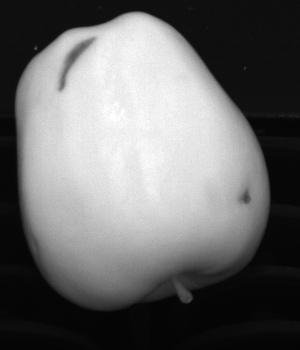
#> input picture fruit-inspection/dataset/first task/C0_000001.png, 300 x 350 px, found by its file name; the run also reads 1 picture not shown here
$ jupyter execute --allow-errors fruit-inspection.ipynb   (shell and % lines are left out)
#> lines starting #> are read from the running program, lines starting #| are printed output that depends on the picture; after the words box and inside, x2 and y2 are one past the last pixel; in counts of white or black regions, pixels touching at a corner belong together
<h1><center>IPCV Project (Fruit Inspection)</center></h1>
<center>Students should develop a software system aimed at locating defects and imperfections on fruits.</center>
<br>

<h3><center>By: Gee Jun Hui Leonidas Yunani</center></h3>
<center>Email: leonidas.gee@studio.unibo.it</center>
<center>Academic Year: 2020 / 2021</center>

## Overall Task
Students should develop a software system aimed at locating defects and imperfections on fruits. Each fruit is acquired through a NIR (Near Infra-Red) and a color camera with little parallax effect.

[cell 1]
# Import the necessary libraries
import cv2
import numpy as np
from scipy.spatial.distance import mahalanobis
import matplotlib.patches as patches
from matplotlib import pyplot as plt

## First Task: Fruit Segmentation and Defect Detection

Students should:
- Outline the fruit by generating a binary mask
- Search for the defects on each fruit

[cell 2]
# Define the load images function
def loadImg(loc, img_lst, colour=None):
#> called with loc = 'fruit-inspection-images/first task', colour = 'gray'
    plt.figure(figsize=(15, 15))

    # Number of rows required per 3 images
    num_img = len(img_lst)
    row = int(np.ceil(num_img / 3))

    load_lst = []
    for i, img in enumerate(img_lst):
        # Read and plot gray or coloured image
        plt.subplot(row, 3, i+1)
        filename = loc + '/' + img

        if colour == 'gray':
            load_img = cv2.imread(filename, cv2.IMREAD_GRAYSCALE)
#> load_img is the input picture: shape (350, 300); min 3, max 255, mean 106.4
            plt.imshow(load_img, 'gray')
        elif colour == 'colour':
            load_img = cv2.imread(filename)
            load_img = cv2.cvtColor(load_img, cv2.COLOR_BGR2RGB)
            plt.imshow(load_img)

        load_lst.append(load_img)
#> pass 2 of the loop in loadImg, `for i, img in enumerate(img_lst):`:
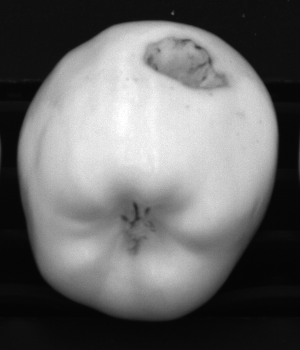
#> input picture fruit-inspection/dataset/first task/C0_000002.png, 300 x 350 px, found by its file name
#> in loadImg, load_img is the input picture: shape (350, 300); min 4, max 255, mean 105

    return load_lst

[cell 3]
# Load images for task 1 as grayscale
images = loadImg('fruit-inspection-images/first task',
                 ['C0_000001.png', 'C0_000002.png', 'C0_000003.png'],
                 'gray')
#> images = 3 items

## Outline the fruit by generating a binary mask

Otsu's thresholding is implemented with a bias that defaults to 1 if no value is given. The bias allows the adjustment of the thresholding to capture more areas of the defect if needed. However, this may cause the thresholding to also suffer in other areas of the image.

[cell 4]
# Define Otsu's thresholding function
def otsuThresh(img_lst, bias=1):
#> called with bias = 1
    plt.figure(figsize=(15, 15))

    # Number of rows required per 3 images
    num_img = len(img_lst)
#> num_img = 3
    row = int(np.ceil(num_img / 3))
#> row = 1

    th_lst = []
    for i, img in enumerate(img_lst):
        th, th_img = cv2.threshold(img, 0, 255, cv2.THRESH_BINARY + cv2.THRESH_OTSU)

        # Adjust the thresholding defined by Otsu using a bias
        desired_th = th * bias
        _, th_img = cv2.threshold(img, desired_th, 255, cv2.THRESH_BINARY)
        th_lst.append(th_img)

        plt.subplot(row, 3, i+1)
        plt.imshow(th_img, 'gray')
#> this loop made 3 passes
#> (th, desired_th) on passes 1 to 3: (109, 109), (98, 98), (104, 104)
#> pass 1, in otsuThresh, `th, th_img = cv2.threshold(img, 0, 255, cv2.THRESH_BINARY + cv2.THRESH..`:
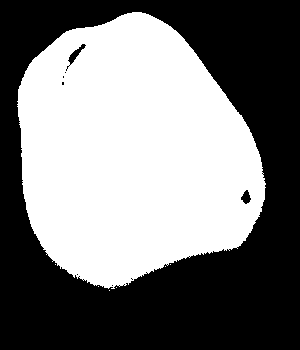
#> th_img: shape (350, 300); 48.1% white; 7 white regions (6 under 20 px), largest, box (x1, y1, x2, y2) and area: (17, 12, 266, 289) 50519
#> after the loop, th_lst = 3 items

    return th_lst

In the first case, as the outline of the fruit and not the defects is the goal, the images are binarised using Otsu's without a bias. This results in certain defects being imperfectly defined such as in image 2.

[cell 5]
# Threshold the images using Otsu's
binary = otsuThresh(images)
#> binary = 3 items

A closing binary morphology is used to reduce as much as possible the areas of the holes in each image. An appropriate sized structuring element must be chosen. For this, a simple 12 by 12 elliptical structuring element is used.

[cell 6]
# Define the binary morphology function
def binMorph(img_lst, morph_type, size):
#> called with morph_type = 'close', size = 12
    plt.figure(figsize=(15, 15))

    # Number of rows required per 3 images
    num_img = len(img_lst)
#> num_img = 3
    row = int(np.ceil(num_img / 3))
#> row = 1

    # Initialise an elliptical structuring element
    kernel = cv2.getStructuringElement(cv2.MORPH_ELLIPSE, (size, size))

    if morph_type == 'open':
        morph = cv2.MORPH_OPEN
    elif morph_type == 'close':
        morph = cv2.MORPH_CLOSE
    elif morph_type == 'border':
        morph = cv2.MORPH_GRADIENT

    morph_lst = []
    for i, img in enumerate(img_lst):
        # Apply open or close binary morphology
        res = cv2.morphologyEx(img, morph, kernel)
        morph_lst.append(res)

        plt.subplot(row, 3, i+1)
        plt.imshow(res, 'gray')
#> this loop made 3 passes
#> after the loop, morph_lst = 3 items

    return morph_lst

[cell 7]
# Use the closing binary morphology operator
morph = binMorph(binary, 'close', 12)
#> morph = 3 items

A morphological gradient which is the difference between the dilation and erosion of an image is used to obtain the edges of the fruits. For this a 3 by 3 elliptical structuring element is used.

[cell 8]
# Use the gradient binary morphology operator
edges = binMorph(morph, 'border', 3)
#> the loop in binMorph (call 2), `for i, img in enumerate(img_lst):` made 3 passes
#> edges = 3 items

## Search for the defects on each fruit

Utilising a bias of 1.4, a new threshold is computed to binarise the image. The bias better captures the defect especially in image 2. However, it also distorts other parts of the outline particularly at the bottom of image 2.

[cell 9]
# Threshold the images using Otsu's with a bias
binary = otsuThresh(images, 1.4)
#> the loop in otsuThresh (call 2), `for i, img in enumerate(img_lst):` made 3 passes
#> (th, desired_th) on passes 1 to 3: (109, 152.6), (98, 137.2), (104, 145.6)
#> pass 1, in otsuThresh (call 2), `_, th_img = cv2.threshold(img, desired_th, 255, cv2.THRESH_BINARY)`:
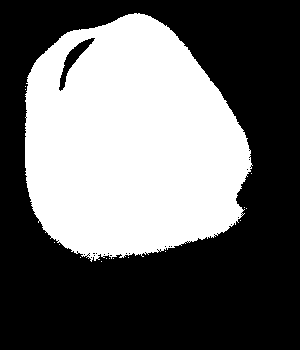
#> th_img: shape (350, 300); 40.6% white; 16 white regions (15 under 20 px), largest, box (x1, y1, x2, y2) and area: (25, 13, 253, 262) 42581

An opening binary morphology is used to remove small objects from the foreground for further component labelling. In this case, a 10 by 10 elliptical structuring element is used.

[cell 10]
# Use the opening binary morphology operator
morph = binMorph(binary, 'open', 10)

[cell 11]
# Use the gradient binary morphology operator
edges = binMorph(morph, 'border', 3)
#> the loop in binMorph (call 4), `for i, img in enumerate(img_lst):` made 3 passes
#> pass 1, in binMorph (call 4), `res = cv2.morphologyEx(img, morph, kernel)`:
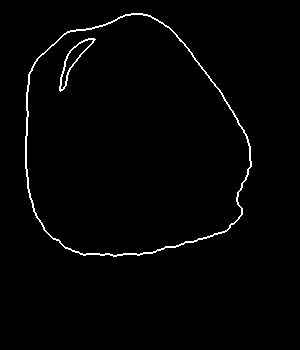
#> res: shape (350, 300); 1.5% white in thin lines or dots, all inside (x1, y1, x2, y2) = (25, 13, 252, 257)

Component labelling can be used to remove irrelevent edges that do not highlight the defects or at least parts of it. Since each component consists of a certain number of pixels, a threshold can be set to only keep components whose number of pixels are within an acceptable range (MIN to MAX).

[cell 12]
# Define the component labelling function
def compLabel(img, min_n, max_n):
    plt.figure(figsize=(10, 10))

    _, labels = cv2.connectedComponents(img)

    def colourLabel(labels):
        # Map component labels to hue val
        label_hue = np.uint8(179 * labels / (np.max(labels)+1))
        blank_ch = 255 * np.ones_like(label_hue)
        labeled_img = cv2.merge([label_hue, blank_ch, blank_ch])

        # Convert to BGR for display
        labeled_img = cv2.cvtColor(labeled_img, cv2.COLOR_HSV2BGR)

        # Set background label to black
        labeled_img[label_hue==0] = 0
        return labeled_img

    # Plot all initial component labels
    plt.subplot(1, 2, 1)
    plt.imshow(colourLabel(labels))

    # Keep component labels whose number of pixels is between the given range
    num = labels.max()
    for j in range(1, num + 1):
        pts =  np.where(labels == j)
        if len(pts[0]) < min_n or len(pts[0]) > max_n:
            labels[pts] = 0

    # Plot all reduced component labels
    plt.subplot(1, 2, 2)
    plt.imshow(colourLabel(labels))

    return labels

[cell 13]
# Label all the edges as components and reduce them using a range threshold
labels = []
for edge in edges:
    labels.append(compLabel(edge, 0, 600))
#> this loop made 3 passes
#> pass 1, in colourLabel, `labeled_img = cv2.cvtColor(labeled_img, cv2.COLOR_HSV2BGR)`:
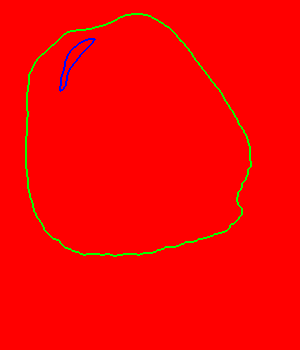
#> labeled_img: shape (350, 300, 3); mean B, G, R 0.6, 3.4, 251.2
#> after the loop, labels = 3 items
#> figure, not shown here; B, G, R data is drawn as R, G, B
#> figure, not shown here; B, G, R data is drawn as R, G, B
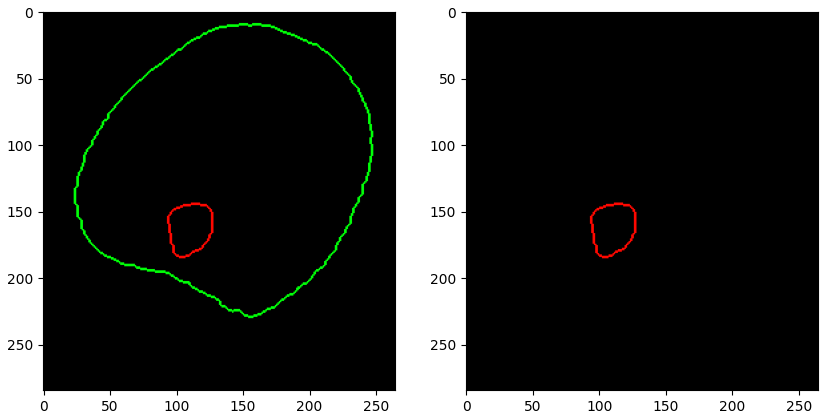
#> figure drawn by matplotlib, 2 panels; B, G, R data is drawn as R, G, B

The reduced number of component labels can be used to define the bounding box of the approximate location of the defect. However, depending on the initial thresholding, certain defects might not be definable such as the defect on the lower right corner of image 1.

[cell 14]
# Define the show defects function
def showDefects(img_lst, edg_lst, lbl_lst):
    plt.figure(figsize=(15, 15))

    # Number of rows required per 3 images
    num_img = len(img_lst)
#> num_img = 3
    row = int(np.ceil(num_img / 3))
#> row = 1

    for n in range(num_img):
        shape = img_lst[n].shape
        copy_img = img_lst[n].copy()

        # Plot the original image which will be drawn upon
        ax = plt.subplot(row, 3, n+1)
        if len(shape) == 2:
            plt.imshow(copy_img, 'gray')
        elif len(shape) == 3:
            plt.imshow(copy_img)

        copy_edg = edg_lst[n].copy()

        for j in range(shape[0]):
            for i in range(shape[1]):
                # Plot the contours of the reduced component labels
                if lbl_lst[n][j, i] != 0:
                    plt.plot(i, j, 'b.', markersize=1)

                # Remove irrelevent edges that are not needed for computing the bounding box
                elif lbl_lst[n][j, i] == 0:
                    copy_edg[j, i] = 0

        # Compute the top-left corner and dimensions of the bounding box
        x, y, w, h = cv2.boundingRect(copy_edg)

        # Draw the bounding box around the approximate defect location
        rect = patches.Rectangle((x, y), w, h, linewidth=1, edgecolor='r', facecolor='none')
        ax.add_patch(rect)
#> this loop made 3 passes
#> (x, y, w, h) on passes 1 to 3: (59, 38, 37, 54), (146, 39, 83, 51), (93, 144, 35, 42)
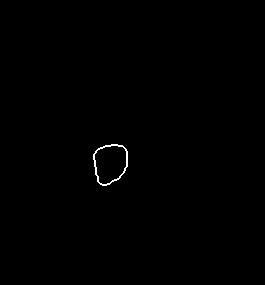
#> copy_edg: shape (285, 265); 0.29% white in thin lines or dots, all inside (x1, y1, x2, y2) = (93, 144, 128, 186)

[cell 15]
# Show all detected defects in the original images
showDefects(images, edges, labels)

## Second Task: Russet Detection

Students should identify the russet or at least some part of it with no false positive areas (if possible), in order to correctly classify the two fruits.

[cell 16]
# Load images for task 2
images = loadImg('fruit-inspection-images/second task',
                 ['C1_000004.png', 'C1_000005.png'],
                 'colour')
#> call 2 of loadImg, with loc = 'fruit-inspection-images/second task', colour = 'colour'
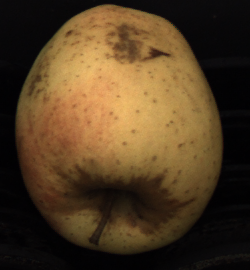
#> input picture fruit-inspection/dataset/second task/C1_000004.png, 250 x 270 px, found by its file name
#> in loadImg, load_img is the input picture: shape (270, 250, 3); mean B, G, R 34.7, 60.6, 81.8
#> pass 2 of the loop in loadImg, `for i, img in enumerate(img_lst):`:
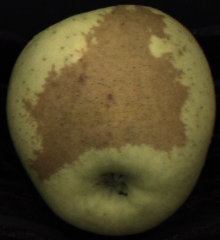
#> input picture fruit-inspection/dataset/second task/C1_000005.png, 220 x 240 px, found by its file name
#> in loadImg, load_img is the input picture: shape (240, 220, 3); mean B, G, R 40.3, 70.6, 80.5
#> images = 2 items

## Identifying the russet or at least some part of it with no false positive areas (if possible)

An area as representative of the foreground (ruset) must be chosen for the calculation of the Mahalanobis distance in the colour segmentation of the image.

[cell 17]
# Define the crop area function for finding the foreground median colour
def cropArea(img, left_x, left_y, width, height):
#> called with left_x = 80, left_y = 183, width = 76, height = 20
    plt.figure(figsize=(10, 10))

    # Plot the original image which will be drawn upon
    ax = plt.subplot(1, 2, 1)
    plt.imshow(img)

    # Draw a rectagular box around the cropped area
    rect = patches.Rectangle((left_x, left_y), width, height,
                             linewidth=1, edgecolor='orange',
                             facecolor='none')
    ax.add_patch(rect)

    # Get the cropped area of interest from the original image
    crop_img = img[int(left_y) : int(left_y + height),
                   int(left_x) : int(left_x + width), :]

    # Plot the cropped area
    ax = plt.subplot(1, 2, 2)
    plt.imshow(crop_img)

    return crop_img

[cell 18]
# Crop the area whose colours most represent the foreground (defect)
crop = cropArea(images[0], 80, 183, 76, 20)
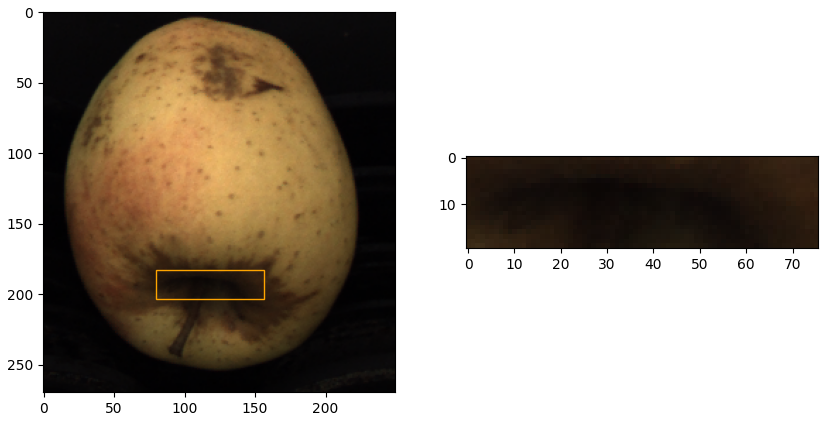
#> figure drawn by matplotlib, 2 panels

A threshold must also be chosen and adjusted to segment the image such that as much of the foreground is captured while leaving out as much of the background.

[cell 19]
def segColour(img_lst, crop_img, thresh):
#> called with thresh = 6
    plt.figure(figsize=(15, 15))

    # Number of rows required per 3 images
    num_img = len(img_lst)
#> num_img = 1
    row = int(np.ceil(num_img / 3))
#> row = 1

    copy_lst = []
    for n in range(num_img):
        shape = img_lst[n].shape
        copy_img = img_lst[n].copy()

        # Calculate the mean and inverse covariant matrix
        r = crop_img[:, :, 0]
        g = crop_img[:, :, 1]
        b = crop_img[:, :, 2]

        M = np.array([r.mean(), g.mean(), b.mean()])
        cov = np.cov(np.mean(crop_img, axis=0).T)
        inv_cov = np.linalg.inv(cov)

        # Remove all pixels that do not meet the foreground threshold
        for j in range(shape[0]):
            for i in range(shape[1]):
                if mahalanobis(copy_img[j, i], M, inv_cov) > thresh:
                    copy_img[j, i] = 0

        copy_lst.append(copy_img)

        # Plot the colour segmented image
        plt.subplot(row, 3, n+1)
        plt.imshow(copy_img)
#> this loop made 1 pass
#> M on pass 1: [30.18, 19.87, 12.06]
#> pass 1, in segColour, `b = crop_img[:, :, 2]`:
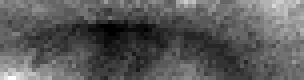
#> b: shape (20, 76) (shown 4 times larger); min 5, max 25, mean 12.1; drawn with min black and max white
#> after the loop:
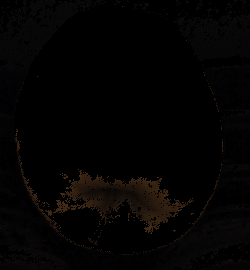
#> copy_img: shape (270, 250, 3); mean R, G, B 4, 2.9, 2.4
#> after the loop, copy_lst = 1 item

    return copy_lst

[cell 20]
# Threshold the images using the Mahalanobis distance for colour
colour = segColour([images[0]], crop, 6)
#> colour = 1 item

Canny's edge detector is used to obtain the edges of the remaining area after colour segmentation. Binary morphology cannot be used here as the image is not binary.

[cell 21]
# Define Canny's edge detection function
def cannyDetect(img_lst):
    plt.figure(figsize=(15, 15))

    # Number of rows required per 3 images
    num_img = len(img_lst)
#> num_img = 1
    row = int(np.ceil(num_img / 3))
#> row = 1

    edg_lst = []
    for i, img in enumerate(img_lst):
        edges = cv2.Canny(img, 100, 200)
        edg_lst.append(edges)

        plt.subplot(row, 3, i+1)
        plt.imshow(edges, 'gray')
#> this loop made 1 pass
#> after the loop, edg_lst = 1 item

    return edg_lst

[cell 22]
# Detect edges in the colour segmented images
edges = cannyDetect(colour)
#> edges = 1 item

[cell 23]
# Label all the edges as components and reduce them using a range threshold
labels = []
for edge in edges:
    labels.append(compLabel(edge, 40, 100))
#> this loop made 1 pass
#> num in compLabel on pass 1: 71
#> after the loop, labels = 1 item

[cell 24]
# Show all detected defects in the original image
showDefects([images[0]], edges, labels)
#> the loop in showDefects (call 2), `for n in range(num_img):` made 1 pass
#> (x, y, w, h) on pass 1: (40, 169, 154, 66)

[cell 25]
# Crop the area whose colours most represent the foreground (defect)
crop = cropArea(images[1], 90, 55, 58, 86)

[cell 26]
# Threshold the images using the Mahalanobis distance for colourz
colour = segColour([images[1]], crop, 20)
#> the loop in segColour (call 2), `for n in range(num_img):` made 1 pass
#> (M, cov) on pass 1: ([130.2, 104.2, 59.08], [[9.79, 9.21, 4.53], [9.21, 9.28, 4.38], [4.53, 4.38, 2.36]])

[cell 27]
# Detect edges in the colour segmented images
edges = cannyDetect(colour)
#> the loop in cannyDetect (call 2), `for i, img in enumerate(img_lst):` made 1 pass

[cell 28]
# Label all the edges as components and reduce them using a range threshold
labels = []
for edge in edges:
    labels.append(compLabel(edge, 80, 400))
#> this loop made 1 pass
#> num in compLabel on pass 1: 112

[cell 29]
# Show all detected defects in the original image
showDefects([images[1]], edges, labels)

## Final Challenge: Kiwi Inspection

Students should segment the fruits and locate the defect in image “000007”. Special care should be taken to remove as “background” the dirt on the conveyor as well as the sticker in image “000006”.

#> (a cell that did not finish here is left out)

#> pass 2 of the loop in loadImg, `for i, img in enumerate(img_lst):`:

## Removing as “background” the dirt on the conveyor as well as the sticker in image “000006”

The given images of the fruits appear to show them to be in relatively similar positions in the centre of the image. The colours of the foreground that must be captured also appear to be relatively similar. Hence, a fixed square around the centre can be used to obtain the cropped areas of interest. These areas are then combined as a stacked matrix for colour segmentation using the Mahalanobis distance later.

[cell 31]
# Crop the area whose colours most represent the foreground (defect)
crop = []
for img in images:
    shape = img.shape
    centres = (shape[1]/2, shape[0]/2)
    crop.append(cropArea(img, centres[0] - 40/2, centres[1] - 40/2, 40, 40))
#> this loop made 2 passes
#> (shape, centres) on passes 1 to 2: ((270, 250, 3), (125, 135)), ((240, 220, 3), (110, 120))
#> after the loop, crop = 2 items

[cell 32]
# Merge all croped images into one stacked matrix
full_crop = crop[0]
for crop_img in crop[1:]:
    full_crop = np.vstack((full_crop, crop_img))
print(full_crop.shape)
#| (80, 40, 3)

The colour segmented images appear to show most of the background (conveyor) pixels removed including the sticker in image "000006". However, certain false positives still exist in some images along with false negatives in the form of holes in the images.

[cell 33]
# Threshold the images using the Mahalanobis distance for colour
colour = segColour(images, full_crop, 25)
#> colour = 2 items

## Locate the defect in image “000007”

[cell 34]
# Detect edges in the colour segmented images
edges = cannyDetect(colour)
#> edges = 2 items

[cell 35]
# Label all the edges as components and reduce them using a range threshold
labels = []
for edge in edges:
    labels.append(compLabel(edge, 120, 130))
#> this loop made 2 passes
#> num in compLabel on passes 1 to 2: 289, 204
#> after the loop, labels = 2 items

[cell 36]
# Show all detected defects in the original images
showDefects(images, edges, labels)
